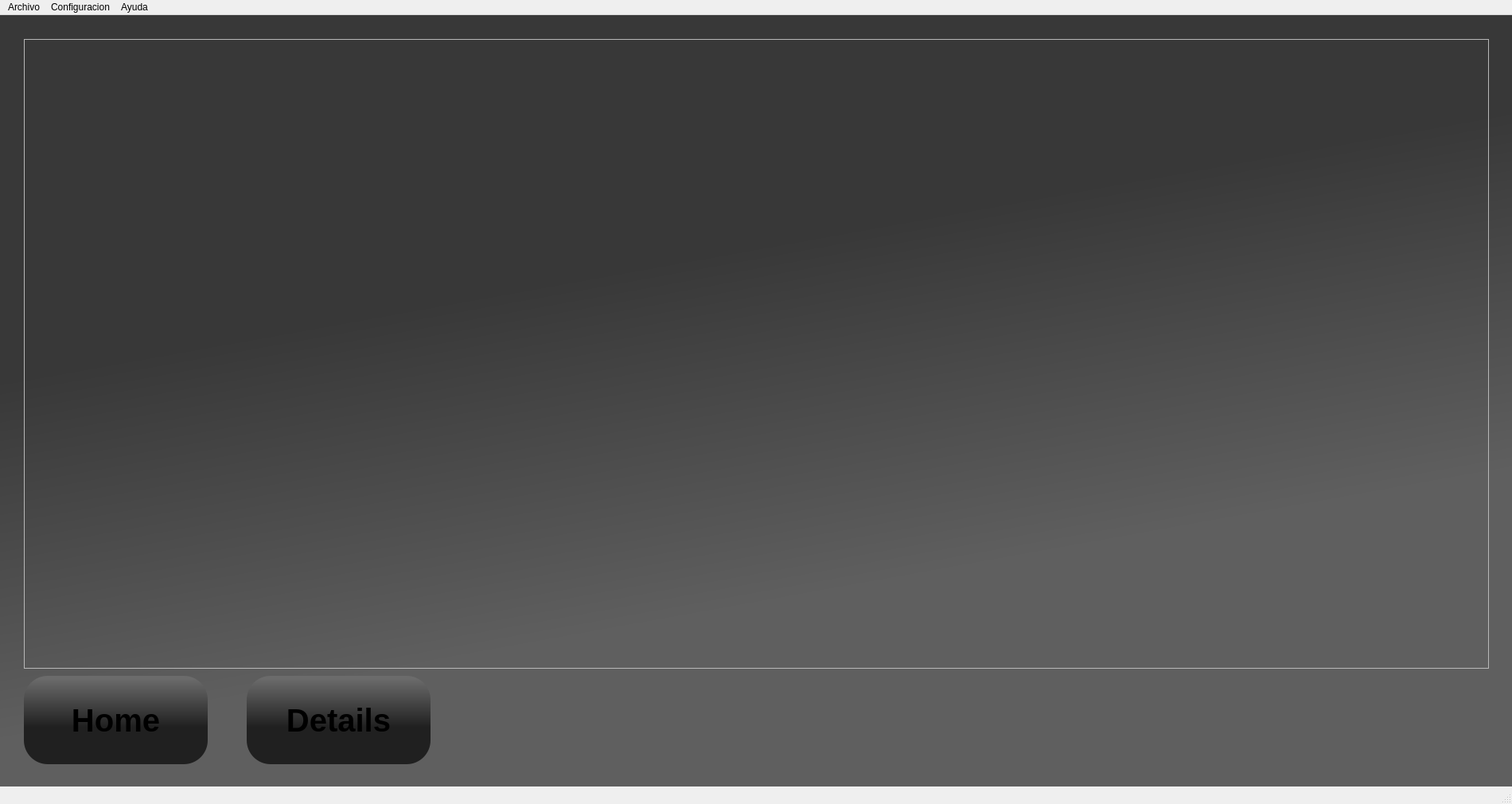
<?xml version="1.0" encoding="UTF-8"?>
<ui version="4.0">
 <class>VideoWindow</class>
 <widget class="QMainWindow" name="VideoWindow">
  <property name="geometry">
   <rect>
    <x>0</x>
    <y>0</y>
    <width>1900</width>
    <height>1010</height>
   </rect>
  </property>
  <property name="windowTitle">
   <string>MainWindow</string>
  </property>
  <widget class="QWidget" name="centralwidget">
   <widget class="QLabel" name="label">
    <property name="geometry">
     <rect>
      <x>0</x>
      <y>0</y>
      <width>1900</width>
      <height>981</height>
     </rect>
    </property>
    <property name="styleSheet">
     <string notr="true">background-color: qlineargradient(spread:pad, x1:0.721889, y1:0.211, x2:0.917, y2:0.772591, stop:0.0111111 rgba(56, 56, 56, 255), stop:0.744444 rgba(95, 95, 95, 255));</string>
    </property>
    <property name="text">
     <string/>
    </property>
   </widget>
   <widget class="QPushButton" name="home_pushButton">
    <property name="geometry">
     <rect>
      <x>30</x>
      <y>830</y>
      <width>231</width>
      <height>111</height>
     </rect>
    </property>
    <property name="font">
     <font>
      <family>Arial</family>
      <pointsize>30</pointsize>
      <bold>true</bold>
     </font>
    </property>
    <property name="cursor">
     <cursorShape>PointingHandCursor</cursorShape>
    </property>
    <property name="styleSheet">
     <string notr="true">background-color: qlineargradient(spread:pad, x1:1, y1:0.028, x2:1, y2:0.579, stop:0 rgba(107, 107, 107, 255), stop:1 rgba(32, 32, 32, 255));
border-radius: 30px;</string>
    </property>
    <property name="text">
     <string notr="true">Home</string>
    </property>
    <property name="iconSize">
     <size>
      <width>80</width>
      <height>80</height>
     </size>
    </property>
    <property name="autoRepeat">
     <bool>true</bool>
    </property>
   </widget>
   <widget class="QPushButton" name="details_pushButton">
    <property name="geometry">
     <rect>
      <x>310</x>
      <y>830</y>
      <width>231</width>
      <height>111</height>
     </rect>
    </property>
    <property name="font">
     <font>
      <family>Arial</family>
      <pointsize>30</pointsize>
      <bold>true</bold>
     </font>
    </property>
    <property name="cursor">
     <cursorShape>PointingHandCursor</cursorShape>
    </property>
    <property name="styleSheet">
     <string notr="true">background-color: qlineargradient(spread:pad, x1:1, y1:0.028, x2:1, y2:0.579, stop:0 rgba(107, 107, 107, 255), stop:1 rgba(32, 32, 32, 255));
border-radius: 30px;</string>
    </property>
    <property name="text">
     <string notr="true">Details</string>
    </property>
    <property name="iconSize">
     <size>
      <width>80</width>
      <height>80</height>
     </size>
    </property>
    <property name="autoRepeat">
     <bool>true</bool>
    </property>
   </widget>
   <widget class="QFrame" name="video_frame">
    <property name="geometry">
     <rect>
      <x>30</x>
      <y>30</y>
      <width>1841</width>
      <height>791</height>
     </rect>
    </property>
    <property name="frameShape">
     <enum>QFrame::Shape::StyledPanel</enum>
    </property>
    <property name="frameShadow">
     <enum>QFrame::Shadow::Raised</enum>
    </property>
   </widget>
  </widget>
  <widget class="QMenuBar" name="menubar">
   <property name="geometry">
    <rect>
     <x>0</x>
     <y>0</y>
     <width>1900</width>
     <height>33</height>
    </rect>
   </property>
   <widget class="QMenu" name="menuArchivo">
    <property name="title">
     <string>Archivo</string>
    </property>
   </widget>
   <widget class="QMenu" name="menuConfiguracion">
    <property name="title">
     <string>Configuracion</string>
    </property>
   </widget>
   <widget class="QMenu" name="menuAyuda">
    <property name="title">
     <string>Ayuda</string>
    </property>
   </widget>
   <addaction name="menuArchivo"/>
   <addaction name="menuConfiguracion"/>
   <addaction name="menuAyuda"/>
  </widget>
  <widget class="QStatusBar" name="statusbar"/>
 </widget>
 <resources/>
 <connections/>
</ui>
